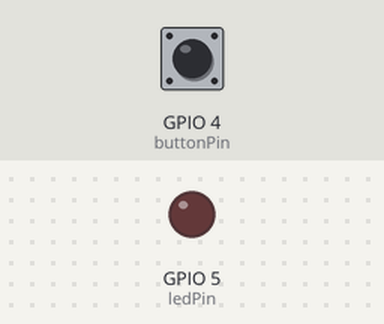
The sketch below on a simulated ESP32. On the bench: output pins drawn as LEDs (lit = HIGH). The test bench sets the inputs (shaded band); at power-on: GPIO 4 (buttonPin) LOW. What the sketch prints to the serial monitor is not drawn.

Above: at 1.2 s.
1.3 s: GPIO 4 (buttonPin) pulled HIGH for 0.15 s
At 1.37 s:
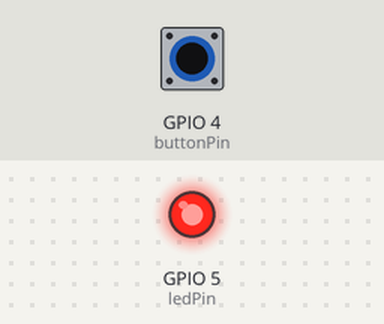
2.9 s: GPIO 4 (buttonPin) pulled HIGH for 3.2 s
At 6.4 s:
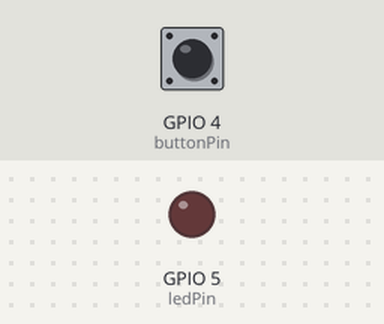
7.6 s: GPIO 4 (buttonPin) driven HIGH
At 8.8 s:
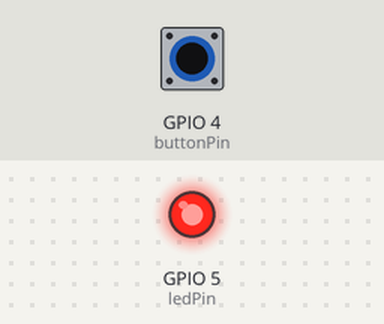
10.6 s: GPIO 4 (buttonPin) driven LOW
At 11.1 s:
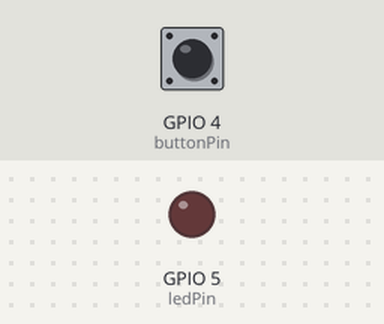
Timing chart, 0 to 13.1 s (numbered marks = the images above; inputs shaded):
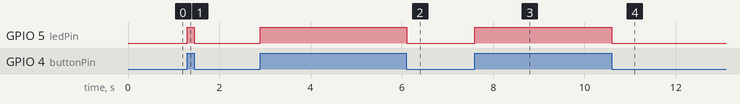

Measured:
- after the input at 1.3 s, GPIO 5 (ledPin): LOW → HIGH at once, → LOW 0.15 s later
- after the input at 2.9 s, GPIO 5 (ledPin): LOW → HIGH at once, → LOW 3.2 s later
- after the input at 7.6 s, GPIO 5 (ledPin): LOW → HIGH at once
- after the input at 10.6 s, GPIO 5 (ledPin): HIGH → LOW at once

The sketch:

sketch.ino
```cpp
const int buttonPin = 4;
const int ledPin = 5;

int buttonState = 0;

void setup() {
  Serial.begin(115200);
  pinMode(buttonPin, INPUT);
  pinMode(ledPin, OUTPUT);
}

void loop() {
  buttonState = digitalRead(buttonPin);

  if (buttonState == HIGH) {
    digitalWrite(ledPin, HIGH);
    Serial.println("Tombol ditekan! -> LED ON");
  } else {
    digitalWrite(ledPin, LOW);
  }
}
```
